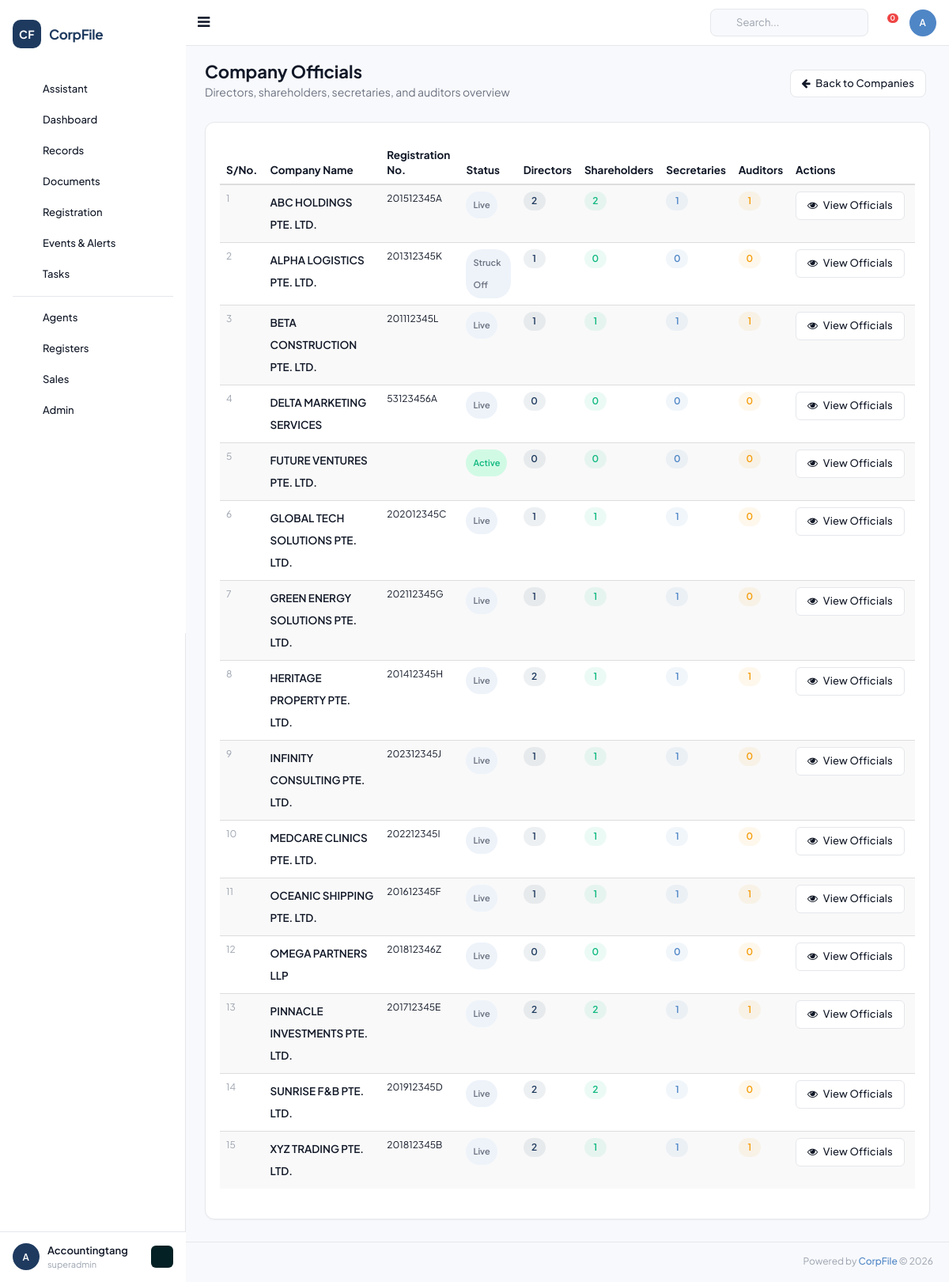
/company_officials/5 (signed in), run on the app's committed database.
### tables this page shows
CREATE TABLE `companies` (
  `id` INT UNSIGNED AUTO_INCREMENT PRIMARY KEY,
  `client_id` INT UNSIGNED NOT NULL,
  `company_name` VARCHAR(500) NOT NULL,
  `former_name` VARCHAR(500) DEFAULT NULL,
  `trading_name` VARCHAR(500) DEFAULT NULL,
  `company_id_code` VARCHAR(100) DEFAULT NULL COMMENT 'Company ID field',
  `company_type_id` INT UNSIGNED DEFAULT NULL,
  `registration_number` VARCHAR(100) DEFAULT NULL COMMENT 'Local/Foreign reg number',
  `acra_registration_number` VARCHAR(100) DEFAULT NULL COMMENT 'ACRA UEN',
  `country` VARCHAR(100) DEFAULT 'SINGAPORE',
  `region_id` INT UNSIGNED DEFAULT NULL,
  `incorporation_date` DATE DEFAULT NULL,
  `entity_status` VARCHAR(50) DEFAULT 'Active' COMMENT 'ACRA status',
  `internal_css_status` VARCHAR(50) DEFAULT NULL COMMENT 'Pre-Incorp/Active/Terminated/Dormant/etc',
  `risk_assessment_rating` VARCHAR(20) DEFAULT NULL,
  `common_seal` VARCHAR(10) DEFAULT NULL,
  `company_stamp` VARCHAR(10) DEFAULT NULL,
  `related_industry_id` INT UNSIGNED DEFAULT NULL,
  `market_segment_id` INT UNSIGNED DEFAULT NULL,
  `public_interest_company` VARCHAR(10) DEFAULT NULL,
  `legis_entity_name` VARCHAR(255) DEFAULT NULL,
  `jurisdiction_incorp_name` VARCHAR(255) DEFAULT NULL,
  `jurisdiction_corp_name` VARCHAR(255) DEFAULT NULL,
  `jurisdiction_corp_id` VARCHAR(100) DEFAULT NULL,
  `strike_off_date` DATE DEFAULT NULL,
  `liquid_strike_off_date` DATE DEFAULT NULL,
  `terminate_date` DATE DEFAULT NULL,
  `dormant_date` DATE DEFAULT NULL,
  `liquidated_date` DATE DEFAULT NULL,
   
  `activity_1` VARCHAR(100) DEFAULT NULL,
  `activity_1_desc_default` TEXT DEFAULT NULL,
  `activity_1_desc_user` TEXT DEFAULT NULL,
  `activity_2` VARCHAR(100) DEFAULT NULL,
  `activity_2_desc_default` TEXT DEFAULT NULL,
  `activity_2_desc_user` TEXT DEFAULT NULL,
   
  `ord_issued_share_capital` DECIMAL(20,2) DEFAULT 0,
  `ord_currency` VARCHAR(10) DEFAULT 'SGD',
  `no_ord_shares` INT DEFAULT 0,
  `paid_up_capital` DECIMAL(20,2) DEFAULT 0,
  `paid_up_capital_currency` VARCHAR(10) DEFAULT 'SGD',
  `spec_issued_share_capital` DECIMAL(20,2) DEFAULT 0,
  `spec_currency` VARCHAR(10) DEFAULT 'SGD',
  `no_spec_shares` INT DEFAULT 0,
   
  `fye_date` DATE DEFAULT NULL,
  `financial_date` DATE DEFAULT NULL,
  `next_agm_due` DATE DEFAULT NULL,
  `date_of_agm` DATE DEFAULT NULL,
  `date_of_ar` DATE DEFAULT NULL,
  `last_ar_filing` DATE DEFAULT NULL,
   
  `contact_person` VARCHAR(255) DEFAULT NULL,
  `auditor_name` VARCHAR(255) DEFAULT NULL,
  `phone1_code` VARCHAR(10) DEFAULT '65',
  `phone1_number` VARCHAR(50) DEFAULT NULL,
  `phone2_code` VARCHAR(10) DEFAULT '65',
  `phone2_number` VARCHAR(50) DEFAULT NULL,
  `fax_code` VARCHAR(10) DEFAULT '65',
  `fax_number` VARCHAR(50) DEFAULT NULL,
  `website` VARCHAR(255) DEFAULT NULL,
  `email` VARCHAR(255) DEFAULT NULL,
   
  `bank_name_id` INT UNSIGNED DEFAULT NULL,
  `bank_account_number` VARCHAR(100) DEFAULT NULL,
   
  `service_name_id` INT UNSIGNED DEFAULT NULL,
  `service_appoint_date` DATE DEFAULT NULL,
  `service_termination_date` DATE DEFAULT NULL,
  `service_status` VARCHAR(50) DEFAULT NULL,
   
  `remarks` TEXT DEFAULT NULL,
  `additional_remarks` TEXT DEFAULT NULL,
   
  `logo` VARCHAR(500) DEFAULT NULL,
   
  `is_css_client` TINYINT DEFAULT 1,
  `is_taxation_client` TINYINT DEFAULT 0,
  `is_accounting_client` TINYINT DEFAULT 0,
  `is_audit_client` TINYINT DEFAULT 0,
  `is_outsrc_accounting` TINYINT DEFAULT 0,
  `is_outsrc_tax` TINYINT DEFAULT 0,
  `is_payroll_client` TINYINT DEFAULT 0,
  `is_compilation_client` TINYINT DEFAULT 0,
  `is_ask_client` TINYINT DEFAULT 0,
  `is_m_and_a_client` TINYINT DEFAULT 0,
  `is_hr_client` TINYINT DEFAULT 0,
  `is_scrutinisation_client` TINYINT DEFAULT 0,
  `is_gst_client` TINYINT DEFAULT 0,
  `is_wp_ep_client` TINYINT DEFAULT 0,
  `is_commercial_accounting` TINYINT DEFAULT 0,
  `is_personal_tax` TINYINT DEFAULT 0,
  `is_auditor` TINYINT DEFAULT 0,
  `is_corporate_shareholder` TINYINT DEFAULT 0,
  `is_fund_management` TINYINT DEFAULT 0,
  `is_corporate_director` TINYINT DEFAULT 0,
  `is_corporate_owner` TINYINT DEFAULT 0,
  `is_external_corp_sec` TINYINT DEFAULT 0,
  `is_sub_fund` TINYINT DEFAULT 0,
  `is_agent` TINYINT DEFAULT 0,
  `is_corporate_controller` TINYINT DEFAULT 0,
  `is_corporate_partner` TINYINT DEFAULT 0,
  `is_representative_office` TINYINT DEFAULT 0,
  `is_odi` TINYINT DEFAULT 0,
  `is_resident_representative` TINYINT DEFAULT 0,
  `is_liquidator` TINYINT DEFAULT 0,
  `is_hrs_client` TINYINT DEFAULT 0,
  `is_trust_fund` TINYINT DEFAULT 0,
   
  `is_prospect` TINYINT DEFAULT 0,
  `is_client` TINYINT DEFAULT 1,
  `is_non_client` TINYINT DEFAULT 0,
   
  `created_by` INT UNSIGNED DEFAULT NULL,
  `created_at` DATETIME DEFAULT CURRENT_TIMESTAMP,
  `updated_at` DATETIME DEFAULT CURRENT_TIMESTAMP ON UPDATE CURRENT_TIMESTAMP,
  FOREIGN KEY (`client_id`) REFERENCES `clients`(`id`) ON DELETE CASCADE,
  KEY `idx_company_name` (`company_name`(100)),
  KEY `idx_registration` (`registration_number`),
  KEY `idx_acra` (`acra_registration_number`)
);

### application/controllers/Officials.php (called while the page is built, shortened)
<?php
class Company_officials extends BaseController {
    public function index() {
        $data = [
            'page_title' => 'Company Officials',
            'companies' => [],
        ];
        if ($this->db) {
            $clientId = $_SESSION['client_id'] ?? '';
            $client = $this->db->fetchOne("SELECT id FROM clients WHERE client_id = ?", [$clientId]);
            if ($client) {
                $data['companies'] = $this->db->fetchAll(
                    "SELECT c.id, c.company_name, c.registration_number, c.entity_status,
                        (SELECT COUNT(*) FROM directors d WHERE d.company_id = c.id) as total_directors,
                        (SELECT COUNT(*) FROM shareholders s WHERE s.company_id = c.id) as total_shareholders,
                        (SELECT COUNT(*) FROM secretaries sec WHERE sec.company_id = c.id) as total_secretaries,
                        (SELECT COUNT(*) FROM auditors a WHERE a.company_id = c.id) as total_auditors
                     FROM companies c
                     WHERE c.client_id = ?
                     ORDER BY c.company_name ASC",
                    [$client->id]
                );
            }
        }
        $this->loadLayout('officials/list', $data);
    }
}

### application/config/config.php (called while the page is built, shortened)
<?php
function base_url($path = '') {
    return rtrim($GLOBALS['config']['base_url'], '/') . '/' . ltrim($path, '/');
}

### application/libraries/Database.php (called while the page is built, shortened)
<?php
class Database {
    private static $instance = null;
    private $pdo;
    public function __construct() {
        $config = $GLOBALS['db_config'];
        try {
            $socket = getenv('DB_SOCKET');
            if ($socket) {
                $dsn = "mysql:unix_socket={$socket};dbname={$config['database']};charset={$config['charset']}";
            } else {
                $dsn = "mysql:host={$config['host']};port={$config['port']};dbname={$config['database']};charset={$config['charset']}";
            }
            $options = [
                PDO::ATTR_ERRMODE => PDO::ERRMODE_EXCEPTION,
                PDO::ATTR_DEFAULT_FETCH_MODE => PDO::FETCH_OBJ,
                PDO::ATTR_EMULATE_PREPARES => false,
            ];
            if (defined('PDO::MYSQL_ATTR_SSL_VERIFY_SERVER_CERT')) {
                $options[PDO::MYSQL_ATTR_SSL_VERIFY_SERVER_CERT] = false;
            }
            $this->pdo = new PDO($dsn, $config['username'], $config['password'], $options);
        } catch (PDOException $e) {
            if (ENVIRONMENT === 'development') {
                die('Database connection failed: ' . $e->getMessage());
            } else {
                die('Database connection failed.');
            }
        }
    }
    public static function getInstance() {
        if (self::$instance === null) {
            self::$instance = new self();
        }
        return self::$instance;
    }
    public function query($sql, $params = []) {
        $stmt = $this->pdo->prepare($sql);
        $stmt->execute($params);
        return $stmt;
    }
    public function fetchAll($sql, $params = []) {
        return $this->query($sql, $params)->fetchAll();
    }
    public function fetchOne($sql, $params = []) {
        return $this->query($sql, $params)->fetch();
    }
}

### application/views/officials/list.php (the view, shortened to what this page needs)
<div class="page-title">
    <div class="title_left">
        <h3>Company Officials</h3>
        <p style="color:var(--cf-text-secondary); font-size:14px; margin-top:4px;">
            Directors, shareholders, secretaries, and auditors overview
        </p>
    </div>
    <div class="title_right">
        <div class="pull-right">
            <a href="<?= base_url('company_list') ?>" class="btn btn-default">
                <i class="fa fa-arrow-left" style="margin-right:4px;"></i> Back to Companies
            </a>
        </div>
    </div>
</div>
<div class="row">
    <div class="col-md-12">
        <div class="x_panel">
            <div class="x_content">
                <table id="datatable-officials" class="table table-striped" style="width:100%">
                    <thead>
                        <tr>
                            <th>S/No.</th>
                            <th>Company Name</th>
                            <th>Registration No.</th>
                            <th>Status</th>
                            <th>Directors</th>
                            <th>Shareholders</th>
                            <th>Secretaries</th>
                            <th>Auditors</th>
                            <th>Actions</th>
                        </tr>
                    </thead>
                    <tbody>
                        <?php $sno = 1; foreach ($companies as $c): ?>
                        <tr>
                            <td style="color:var(--cf-text-muted); font-size:12px;"><?= $sno++ ?></td>
                            <td>
                                <span style="font-weight:600; color:var(--cf-text);"><?= htmlspecialchars($c->company_name) ?></span>
                            </td>
                            <td style="font-family:monospace; font-size:12px;"><?= htmlspecialchars($c->registration_number ?? '') ?></td>
                            <td>
                                <span class="status-badge <?= ($c->entity_status ?? 'Active') === 'Active' ? 'active' : 'draft' ?>">
                                    <?= htmlspecialchars($c->entity_status ?? 'Active') ?>
                                </span>
                            </td>
                            <td>
                                <span style="display:inline-flex; align-items:center; justify-content:center; min-width:28px; height:24px; border-radius:12px; background:rgba(30,58,95,0.08); color:var(--cf-primary); font-size:12px; font-weight:600; padding:0 8px;">
                                    <?= $c->total_directors ?? 0 ?>
                                </span>
                            </td>
                            <td>
                                <span style="display:inline-flex; align-items:center; justify-content:center; min-width:28px; height:24px; border-radius:12px; background:rgba(16,185,129,0.08); color:var(--cf-success); font-size:12px; font-weight:600; padding:0 8px;">
                                    <?= $c->total_shareholders ?? 0 ?>
                                </span>
                            </td>
                            <td>
                                <span style="display:inline-flex; align-items:center; justify-content:center; min-width:28px; height:24px; border-radius:12px; background:rgba(79,134,198,0.08); color:var(--cf-accent); font-size:12px; font-weight:600; padding:0 8px;">
                                    <?= $c->total_secretaries ?? 0 ?>
                                </span>
                            </td>
                            <td>
                                <span style="display:inline-flex; align-items:center; justify-content:center; min-width:28px; height:24px; border-radius:12px; background:rgba(245,158,11,0.08); color:var(--cf-warning); font-size:12px; font-weight:600; padding:0 8px;">
                                    <?= $c->total_auditors ?? 0 ?>
                                </span>
                            </td>
                            <td>
                                <a href="<?= base_url("officials_list/{$c->id}") ?>" class="btn btn-default btn-xs" style="border-radius:6px;">
                                    <i class="fa fa-eye" style="margin-right:4px;"></i> View Officials
                                </a>
                            </td>
                        </tr>
                        <?php endforeach; ?>
                    </tbody>
                </table>
            </div>
        </div>
    </div>
</div>

### data on the page
companies: company_name "ABC HOLDINGS PTE. LTD.", registration_number "201512345A", entity_status "Live", total_directors "2", total_shareholders "2", total_secretaries "1", total_auditors "1"
companies: company_name "ALPHA LOGISTICS PTE. LTD.", registration_number "201312345K", entity_status "Struck Off", total_directors "1", total_shareholders "0", total_secretaries "0", total_auditors "0"
companies: company_name "BETA CONSTRUCTION PTE. LTD.", registration_number "201112345L", entity_status "Live", total_directors "1", total_shareholders "1", total_secretaries "1", total_auditors "1"
companies: company_name "DELTA MARKETING SERVICES", registration_number "53123456A", entity_status "Live", total_directors "0", total_shareholders "0", total_secretaries "0", total_auditors "0"
companies: company_name "FUTURE VENTURES PTE. LTD.", entity_status "Active", total_directors "0", total_shareholders "0", total_secretaries "0", total_auditors "0"
companies: company_name "GLOBAL TECH SOLUTIONS PTE. LTD.", registration_number "202012345C", entity_status "Live", total_directors "1", total_shareholders "1", total_secretaries "1", total_auditors "0"
companies: company_name "GREEN ENERGY SOLUTIONS PTE. LTD.", registration_number "202112345G", entity_status "Live", total_directors "1", total_shareholders "1", total_secretaries "1", total_auditors "0"
companies: company_name "HERITAGE PROPERTY PTE. LTD.", registration_number "201412345H", entity_status "Live", total_directors "2", total_shareholders "1", total_secretaries "1", total_auditors "1"
companies: company_name "INFINITY CONSULTING PTE. LTD.", registration_number "202312345J", entity_status "Live", total_directors "1", total_shareholders "1", total_secretaries "1", total_auditors "0"
companies: company_name "MEDCARE CLINICS PTE. LTD.", registration_number "202212345I", entity_status "Live", total_directors "1", total_shareholders "1", total_secretaries "1", total_auditors "0"
companies: company_name "OCEANIC SHIPPING PTE. LTD.", registration_number "201612345F", entity_status "Live", total_directors "1", total_shareholders "1", total_secretaries "1", total_auditors "1"
companies: company_name "OMEGA PARTNERS LLP", registration_number "201812346Z", entity_status "Live", total_directors "0", total_shareholders "0", total_secretaries "0", total_auditors "0"
companies: company_name "PINNACLE INVESTMENTS PTE. LTD.", registration_number "201712345E", entity_status "Live", total_directors "2", total_shareholders "2", total_secretaries "1", total_auditors "1"
companies: company_name "SUNRISE F&B PTE. LTD.", registration_number "201912345D", entity_status "Live", total_directors "2", total_shareholders "2", total_secretaries "1", total_auditors "0"
companies: company_name "XYZ TRADING PTE. LTD.", registration_number "201812345B", entity_status "Live", total_directors "2", total_shareholders "1", total_secretaries "1", total_auditors "1"

### other printed values
$user_initials "A"
$user_name "Accountingtang"
$user_role "superadmin"
